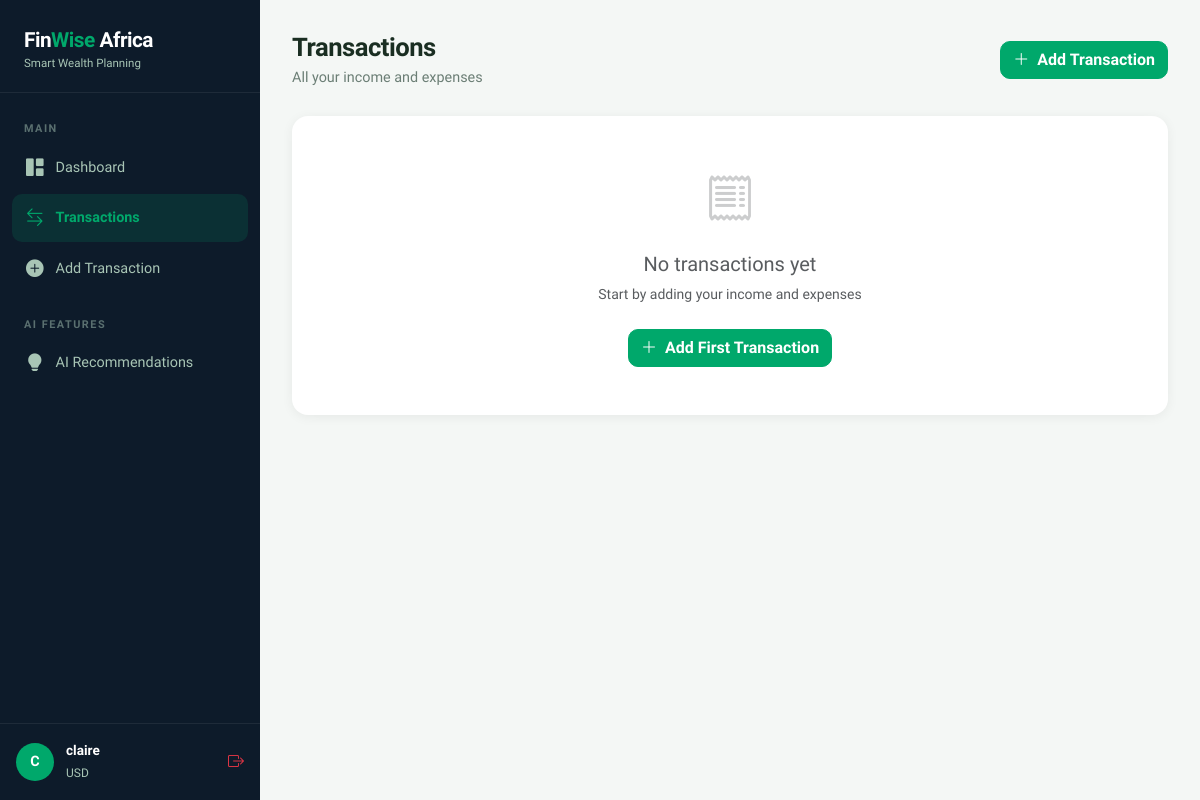
/transactions (signed in), run on an earlier commit of the app's database.
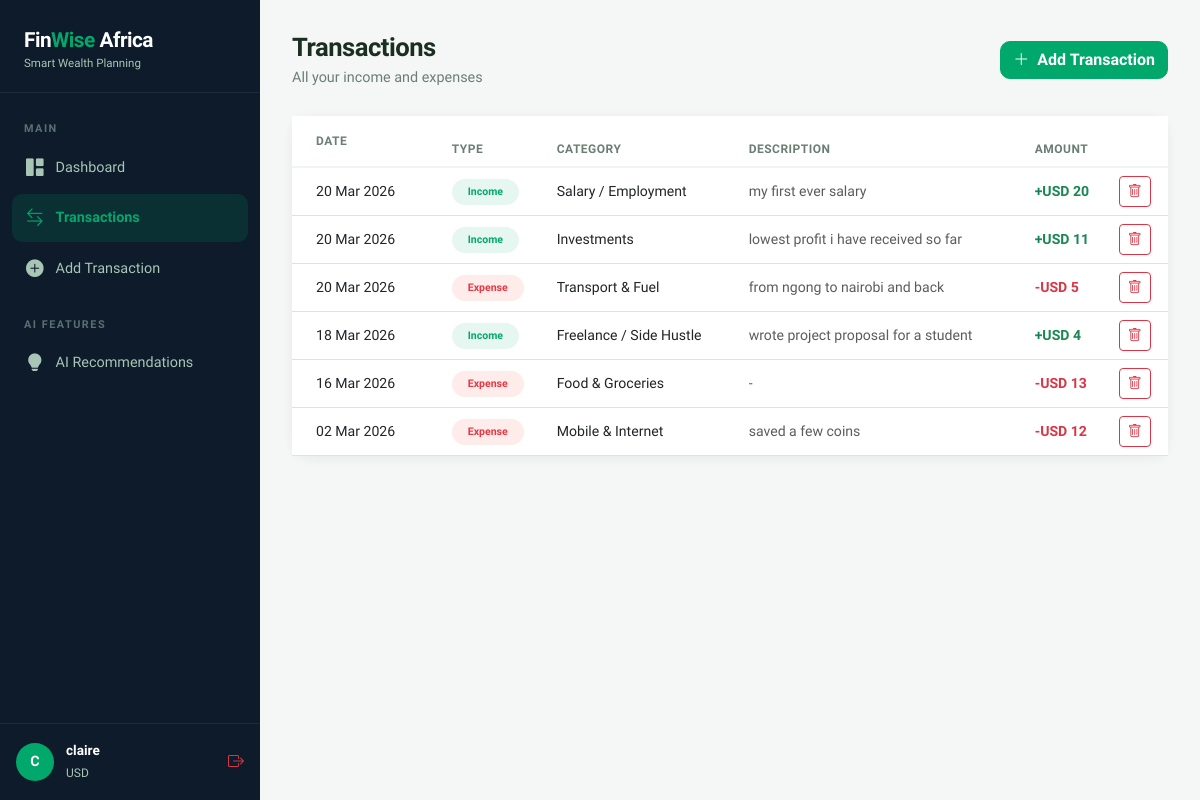
And on a later commit of the database.
### models/user.py (models this page shows, shortened)
class User(UserMixin, db.Model):
    __tablename__ = 'users'
    id = db.Column(db.Integer, primary_key=True)
    full_name = db.Column(db.String(100), nullable=False)
    email = db.Column(db.String(120), unique=True, nullable=False)
    password_hash = db.Column(db.String(256), nullable=False)
    currency = db.Column(db.String(10), default='KES')
    monthly_income_target = db.Column(db.Float, default=0.0)
    created_at = db.Column(db.DateTime, default=db.func.now())
    transactions = db.relationship('Transaction', backref='user', lazy=True)
    savings = db.relationship('Savings', backref='user', lazy=True)

### models/transaction.py (models this page shows, shortened)
class Transaction(db.Model):
    __tablename__ = 'transactions'
    id = db.Column(db.Integer, primary_key=True)
    user_id = db.Column(db.Integer, db.ForeignKey('users.id'), nullable=False)
    type = db.Column(db.String(20), nullable=False)  # 'income' or 'expense'
    category = db.Column(db.String(50), nullable=False)
    amount = db.Column(db.Float, nullable=False)
    description = db.Column(db.String(200))
    date = db.Column(db.Date, nullable=False, default=datetime.utcnow().date)
    created_at = db.Column(db.DateTime, default=datetime.utcnow)

### routes/transactions.py (the view)
@transactions_bp.route('/transactions')
@login_required
def index():
    transactions = Transaction.query.filter_by(user_id=current_user.id)\
        .order_by(Transaction.date.desc()).all()
    return render_template('transactions/index.html', transactions=transactions)

### app.py (called while the page is built)
def create_app():
    app = Flask(__name__)
    app.config.from_object(Config)
    db.init_app(app)
    login_manager = LoginManager()
    login_manager.init_app(app)
    login_manager.login_view = 'auth.login'
    login_manager.login_message_category = 'warning'
    @login_manager.user_loader
    def load_user(user_id):
        return User.query.get(int(user_id))
    from routes.auth import auth_bp
    from routes.dashboard import dashboard_bp
    from routes.transactions import transactions_bp
    from routes.recommendations import recommendations_bp
    app.register_blueprint(auth_bp)
    app.register_blueprint(dashboard_bp)
    app.register_blueprint(transactions_bp)
    app.register_blueprint(recommendations_bp)
    @app.route('/')
    def index():
        return redirect(url_for('dashboard.index'))
    with app.app_context():
        db.create_all()
    return app

### templates/transactions/index.html (shortened to what this page needs)
{% extends 'base.html' %}
{% block content %}
<div class="page-header d-flex justify-content-between align-items-center">
    <div>
        <h2>Transactions</h2>
        <p>All your income and expenses</p>
    </div>
    <a href="{{ url_for('transactions.add') }}" class="btn btn-primary">
        <i class="bi bi-plus-lg me-2"></i>Add Transaction
    </a>
</div>
<div class="card">
    {% if transactions %}
    <div class="table-responsive">
        <table class="table mb-0">
            <thead>
                <tr>
                    <th class="px-4 py-3">Date</th>
                    <th>Type</th>
                    <th>Category</th>
                    <th>Description</th>
                    <th>Amount</th>
                    <th></th>
                </tr>
            </thead>
            <tbody>
            {% for t in transactions %}
                <tr>
                    <td class="px-4">{{ t.date.strftime('%d %b %Y') }}</td>
                    <td>
                        <span class="badge rounded-pill px-3 py-2 {{ 'badge-income' if t.type == 'income' else 'badge-expense' }}">
                            {{ t.type.title() }}
                        </span>
                    </td>
                    <td>{{ t.category }}</td>
                    <td class="text-muted">{{ t.description or '-' }}</td>
                    <td class="fw-bold {{ 'text-success' if t.type == 'income' else 'text-danger' }}">
                        {{ '+' if t.type == 'income' else '-' }}{{ current_user.currency }} {{ "{:,.0f}".format(t.amount) }}
                    </td>
                    <td>
                        <a href="{{ url_for('transactions.delete', id=t.id) }}"
                           class="btn btn-sm btn-outline-danger"
                           onclick="return confirm('Delete this transaction?')">
                            <i class="bi bi-trash"></i>
                        </a>
                    </td>
                </tr>
            {% endfor %}
            </tbody>
        </table>
    </div>
    {% else %}
        <div class="text-center py-5 text-muted">
            <i class="bi bi-receipt" style="font-size:3rem;opacity:0.3"></i>
            <h5 class="mt-3">No transactions yet</h5>
            <p class="small">Start by adding your income and expenses</p>
            <a href="{{ url_for('transactions.add') }}" class="btn btn-primary mt-2">
                <i class="bi bi-plus-lg me-2"></i>Add First Transaction
            </a>
        </div>
    {% endif %}
</div>
{% endblock %}

### templates/base.html (shortened to what this page needs)
<!DOCTYPE html>
<html lang="en">
<head>
    <link href="https://cdn.jsdelivr.net/npm/bootstrap@5.3.0/dist/css/bootstrap.min.css" rel="stylesheet">
    <link href="https://cdn.jsdelivr.net/npm/bootstrap-icons@1.11.0/font/bootstrap-icons.css" rel="stylesheet">
</head>
<body>
{% if current_user.is_authenticated %}
<div class="sidebar">
    <div class="sidebar-brand">
        <h4>Fin<span>Wise</span> Africa</h4>
        <small>Smart Wealth Planning</small>
    </div>
    <nav class="sidebar-nav">
        <div class="sidebar-label">Main</div>
        <a href="{{ url_for('dashboard.index') }}" class="{{ 'active' if request.endpoint == 'dashboard.index' }}">
            <i class="bi bi-grid-1x2-fill"></i> Dashboard
        </a>
        <a href="{{ url_for('transactions.index') }}" class="{{ 'active' if 'transactions' in request.endpoint }}">
            <i class="bi bi-arrow-left-right"></i> Transactions
        </a>
        <a href="{{ url_for('transactions.add') }}">
            <i class="bi bi-plus-circle-fill"></i> Add Transaction
        </a>
        <div class="sidebar-label mt-3">AI Features</div>
        <a href="{{ url_for('recommendations.index') }}" class="{{ 'active' if 'recommendations' in request.endpoint }}">
            <i class="bi bi-lightbulb-fill"></i> AI Recommendations
        </a>
    </nav>
    <div class="sidebar-user">
        <div class="user-avatar">{{ current_user.full_name[0].upper() }}</div>
        <div class="user-info">
            <strong>{{ current_user.full_name.split()[0] }}</strong>
            <small>{{ current_user.currency }}</small>
        </div>
        <a href="{{ url_for('auth.logout') }}" class="ms-auto text-danger" title="Logout">
            <i class="bi bi-box-arrow-right"></i>
        </a>
    </div>
</div>
<div class="main-content">
{% endif %}
    {% block content %}{% endblock %}
{% if current_user.is_authenticated %}
</div>
{% endif %}
</body>
</html>

What changed in the data, as far as the page shows it:
added Transaction: date "20 Mar 2026", type "Income", category "Salary / Employment", description "my first ever salary", type "+", {{ current_user.currency }} "USD", amount "20"
added Transaction: date "20 Mar 2026", type "Income", category "Investments", description "lowest profit i have received so far", type "+", {{ current_user.currency }} "USD", amount "11"
added Transaction: date "20 Mar 2026", type "Expense", category "Transport & Fuel", description "from ngong to nairobi and back", type "-", {{ current_user.currency }} "USD", amount "5"
added Transaction: date "18 Mar 2026", type "Income", category "Freelance / Side Hustle", description "wrote project proposal for a student", type "+", {{ current_user.currency }} "USD", amount "4"
added Transaction: date "16 Mar 2026", type "Expense", category "Food & Groceries", description "-", type "-", {{ current_user.currency }} "USD", amount "13"
added Transaction: date "02 Mar 2026", type "Expense", category "Mobile & Internet", description "saved a few coins", type "-", {{ current_user.currency }} "USD", amount "12"
Also different on the page:
text no longer shown: "No transactions yet Start by adding your income and expenses Add First Transaction"
text now shown: "DATE TYPE CATEGORY DESCRIPTION AMOUNT"
